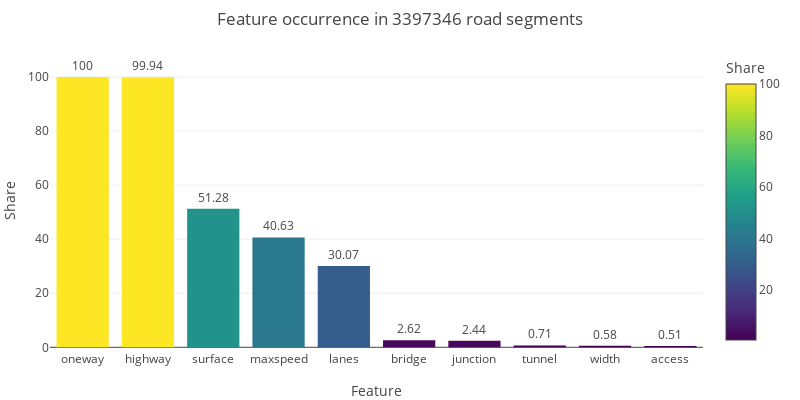

The code cell stored with this chart in its notebook:
### Code cell
n = len(edges_long)
edges_feature_count = pd.DataFrame(edges_long.drop(columns="geometry").notnull().sum().sort_values(ascending=False), columns=["count"])
edges_feature_share = round(100 * edges_feature_count / n, 2).rename(columns={"count": "Share"})
fig = px.bar(
    edges_feature_share.reset_index(),
    x="index",
    y="Share", 
    width=800,
    height=400, 
    title=f"Feature occurrence in {n} road segments",
    text="Share",
    color="Share",
    # color_continuous_scale="Turbo",
)
fig.update_layout(
    xaxis = dict(
        title = "Feature"
    ),
    yaxis = dict(
        title = "Share",
        range = [-1, 110]
    ),
    margin=dict(l=50, r=50, t=50, b=50),
    showlegend = False   
)
fig.update_traces( textposition='outside')
fig.show()
fig.write_image(FIGURES_DIR / "feature_shares.jpg")

### Figure 1 — Plotly figure (JSON) as saved in the notebook; plotly's stock layout.template omitted (floating-point values rounded to 4 significant figures)
{"data": [{"alignmentgroup": "True", "hovertemplate": "index=%{x}<br>Share=%{marker.color}<extra></extra>", "legendgroup": "", "marker": {"color": [100, 99.94, 51.28, 40.63, 30.07, 2.62, 2.44, 0.71, 0.58, 0.51], "coloraxis": "coloraxis", "pattern": {"shape": ""}}, "name": "", "offsetgroup": "", "orientation": "v", "showlegend": false, "text": [100, 99.94, 51.28, 40.63, 30.07, 2.62, 2.44, 0.71, 0.58, 0.51], "textposition": "outside", "type": "bar", "x": ["oneway", "highway", "surface", "maxspeed", "lanes", "bridge", "junction", "tunnel", "width", "access"], "xaxis": "x", "y": [100, 99.94, 51.28, 40.63, 30.07, 2.62, 2.44, 0.71, 0.58, 0.51], "yaxis": "y"}], "layout": {"barmode": "relative", "coloraxis": {"colorbar": {"title": {"text": "Share"}}, "colorscale": [[0, "#440154"], [0.1111, "#482878"], [0.2222, "#3e4989"], [0.3333, "#31688e"], [0.4444, "#26828e"], [0.5556, "#1f9e89"], [0.6667, "#35b779"], [0.7778, "#6ece58"], [0.8889, "#b5de2b"], [1, "#fde725"]]}, "height": 400, "legend": {"tracegroupgap": 0}, "margin": {"b": 50, "l": 50, "r": 50, "t": 50}, "showlegend": false, "title": {"text": "Feature occurrence in 3397346 road segments"}, "width": 800, "xaxis": {"anchor": "y", "domain": [0, 1], "title": {"text": "Feature"}}, "yaxis": {"anchor": "x", "domain": [0, 1], "range": [-1, 110], "title": {"text": "Share"}}}}
